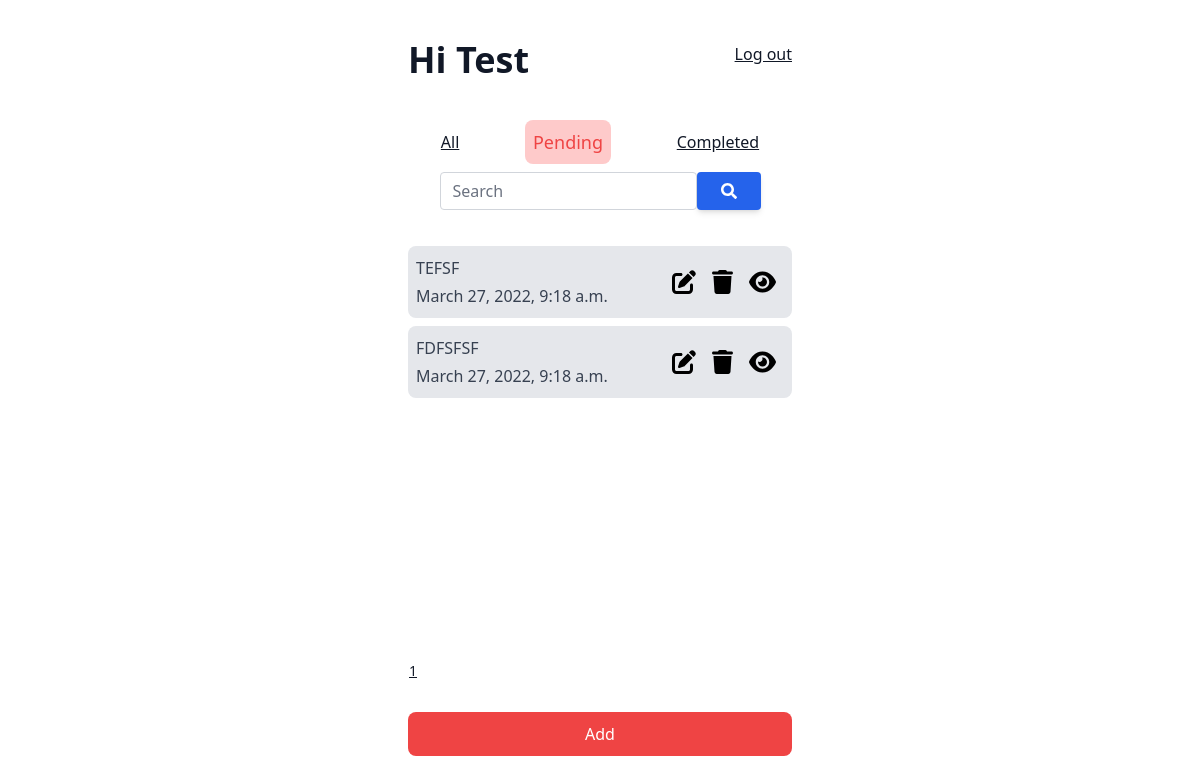
Page /tasks/ (signed in) on the earlier database version.
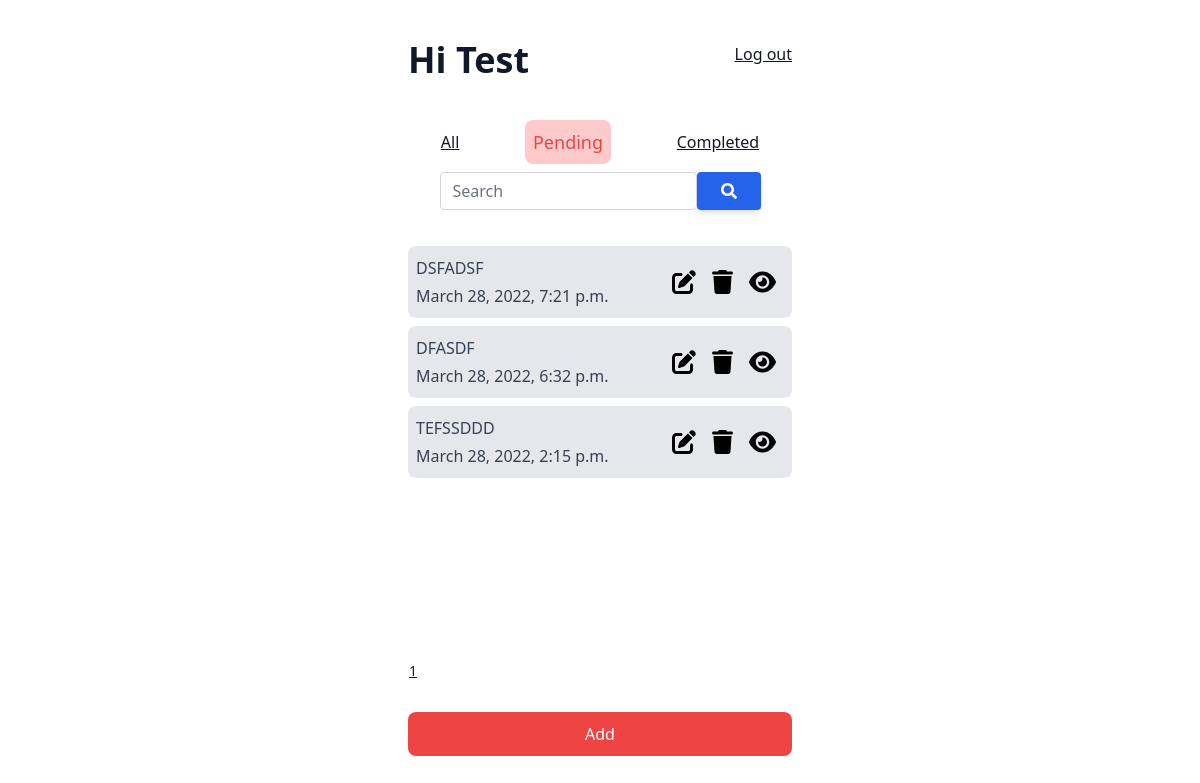
Same page on the later database version.
### tasks/models.py (models this page shows, shortened)
class Task(models.Model):
    title = models.CharField(max_length=100)
    description = models.TextField()
    completed = models.BooleanField(default=False)
    created_date = models.DateTimeField(auto_now=True)
    deleted = models.BooleanField(default=False)
    user = models.ForeignKey(User, on_delete=models.CASCADE, null=True, blank= True)
    priority = models.PositiveIntegerField(default=1)

### tasks/views.py (the view)
# urls.py: path('tasks/', GenericTaskView.as_view(), name="tasks-view"),
class GenericTaskView(LoginRequiredMixin ,ListView):
    queryset = Task.objects.filter(deleted = False, completed = False)
    template_name = "tasks.html"
    context_object_name = "tasks"
    paginate_by = 5
    def get_queryset(self):
        search_term = self.request.GET.get("search")
        tasks = Task.objects.filter(deleted = False, completed = False, user=self.request.user).order_by('priority')
        if search_term:
            tasks = tasks.filter(title__icontains = search_term)
        return tasks

### templates/tasks.html (shortened to what this page needs)
{% extends "base.html" %}
{% block content %}
<div class="flex h-screen">
    <div class="mx-auto w-96 prose ">
    <div class="greeting my-10">
    <h1 class=" w-fit inline">Hi {{user | capfirst}}</h1>
    <span class="float-right"><a href="{% url 'user-logout'%}">Log out</a></span>
    </div>
    <div class="flex navbar items-center justify-around">
        <span><a href="{% url 'all-tasks-view' %}">All</a></span>
        <span class="bg-red-200 text-red-500 w-fit rounded-lg p-2 text-lg">Pending</span>
        <span><a href="{% url 'complete-list' %}">Completed</a></span>
    </div>
    <div class="flex justify-center my-2">
        <div class="mb-3 xl:w-96">
            <form action="" method="get" class="input-group relative flex flex-wrap items-stretch w-full mb-4">
            <input type="text" name="search" class="form-control relative flex-auto min-w-0 block px-3 py-1.5 text-base font-normal text-gray-700 bg-white bg-clip-padding border border-solid border-gray-300 rounded transition ease-in-out m-0 focus:text-gray-700 focus:bg-white focus:border-blue-600 focus:outline-none" placeholder="Search" aria-label="Search" aria-describedby="button-addon2">
            <button class="btn inline-block px-6 py-2.5 bg-blue-600 text-white font-medium text-xs leading-tight uppercase rounded shadow-md hover:bg-blue-700 hover:shadow-lg focus:bg-blue-700  focus:shadow-lg focus:outline-none focus:ring-0 active:bg-blue-800 active:shadow-lg transition duration-150 ease-in-out flex items-center" type="submit" id="button-addon2">
            </button>
            </form>
        </div>
      </div>
<div class="tasks h-96">
{% for task in tasks %}
<div class="bg-gray-200 my-2 rounded-lg flex p-2">
    <div class="details">
    {{task.title}}<br/>
    {{task.created_date}}
    </div>
<div class="actions ml-auto flex items-center">
<span>
    <a href="{% url 'update-task' pk=task.id %}"></a>
</span>
<span>
    <form action="{% url 'delete-task' pk=task.id%}" method="post" class="mb-0">{% csrf_token %}
        <button type="submit">
        </button>
    </form>
</span>
<span>
    <a href="{% url 'detail-task' pk=task.id %}"></a>
</span>
</div>
</div>
{% endfor %}
</div>
<table>
{% for page in paginator.page_range %}
<th>
    <a href="?page={{ page }}&search={{request.GET.search}}">{{page}}</a>
</th>
{% endfor %}
</table>
<a href="{% url 'create-task' %}">
    <button class="rounded-lg bg-red-500 w-full text-white p-2" type="submit">Add</button>
</a>
</div>
</div>
{% endblock %}

### templates/base.html
{% load tailwind_tags %}
<head>
    {% tailwind_css %}
</head>
<body>
    {% block content %}{% endblock %}
</body>

Differences in the rows shown:
no longer on this page (row edited): Task: title "FDFSFSF", created_date "March 27, 2022, 9:18 a.m."
added Task: title "DSFADSF", created_date "March 28, 2022, 7:21 p.m."
added Task: title "DFASDF", created_date "March 28, 2022, 6:32 p.m."
changed Task: title "TEFSF" → "TEFSSDDD"; created_date "March 27, 2022, 9:18 a.m." → "March 28, 2022, 2:15 p.m."
